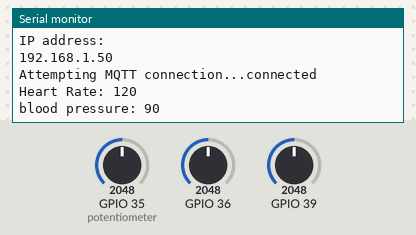
A sketch run on a simulated ESP32. Shown: the last lines printed to the serial monitor. Inputs (shaded band) come from the test bench; at power-on: GPIO 36 = 2048, GPIO 39 = 2048, GPIO 35 (potentiometer) = 2048. WiFi joins after 1.5 s; servers stay silent unless stated; no MQTT or app messages arrive unless stated.

Above: at 2.7 s.
2.8 s: GPIO 36 set to 2866
At 12.5 s:
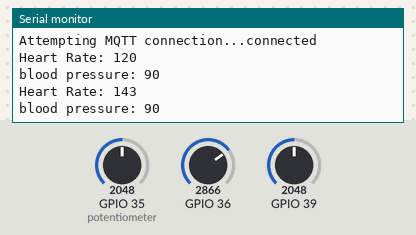
12.8 s: GPIO 39 set to 2866
At 22.5 s:
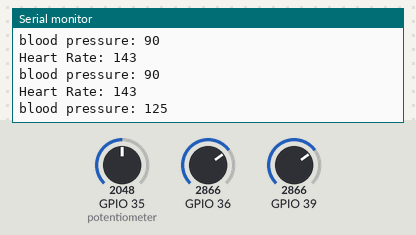
22.8 s: GPIO 36 set to 3603
At 31.9 s:
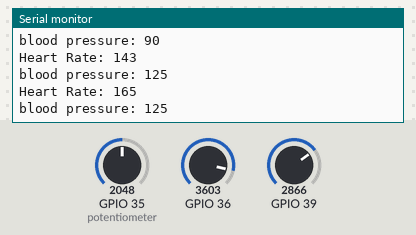
32.8 s: GPIO 39 set to 3603
At 42.0 s:
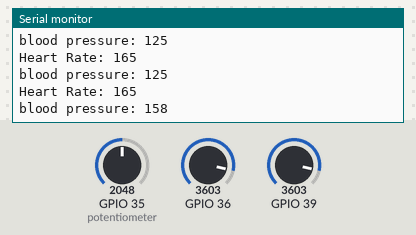
Timing chart, 0 to 43.5 s (numbered marks = the images above; inputs shaded):
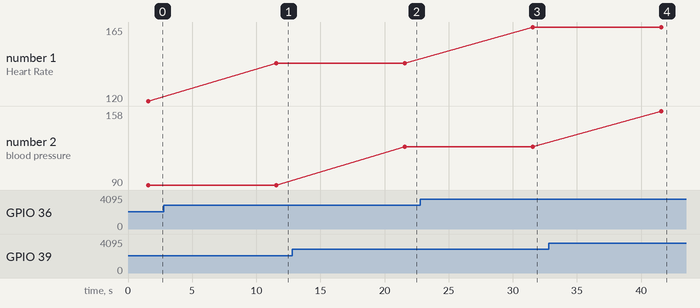

Measured:
- after the input at 2.8 s, the serial monitor: prints a new line after 8.8 s (image 1)
- after the input at 12.8 s, the serial monitor: prints a new line after 8.8 s (image 2)
- after the input at 22.8 s, the serial monitor: prints a new line after 8.8 s (image 3)
- after the input at 32.8 s, the serial monitor: prints a new line after 8.8 s (image 4)
- plotted number 1: 120 → 143 after the input at 2.8 s, 143 → 165 after the input at 22.8 s
- plotted number 2: 90 → 125 after the input at 12.8 s, 125 → 158 after the input at 32.8 s

The sketch:

SENSORCODE.ino
```cpp
#include <WiFi.h>
#include "PubSubClient.h"

const char* ssid = "Wokwi-GUEST";
const char* password = "";
const char* mqtt_server = "3.96.64.144";
const int mqtt_port = 1883;
const char* mqtt_username = "";
const char* mqtt_password = "";
const char* mqtt_heart_topic = "heartsensor";
const char* mqtt_bp_topic = "bp";


WiFiClient espClient;
PubSubClient client(espClient);

float floatMap(float x, float in_min, float in_max, float out_min, float out_max) {
  return (x - in_min) * (out_max - out_min) / (in_max - in_min) + out_min;
}

void connectWiFi() {
  Serial.print("Connecting to ");
  Serial.println(ssid);
  WiFi.begin(ssid, password);
  while (WiFi.status() != WL_CONNECTED) {
    delay(500);
    Serial.print(".");
  }
  Serial.println("");
  Serial.println("WiFi connected");
  Serial.println("IP address: ");
  Serial.println(WiFi.localIP());
}

void reconnect() {
  while (!client.connected()) {
    Serial.print("Attempting MQTT connection...");
    if (client.connect("ESP32Client", mqtt_username, mqtt_password)) {
      Serial.println("connected");
    } else {
      Serial.print("failed, rc=");
      Serial.print(client.state());
      Serial.println(" try again in 5 seconds");
      delay(5000);
    }
  }
}

void setup() {
  Serial.begin(9600);
  connectWiFi();
  client.setServer(mqtt_server, mqtt_port);
}

void loop() {
  if (!client.connected()) {
    reconnect();
  }
  client.loop();

  int analogValue1 = analogRead(36);
  int analogValue2 = analogRead(39);
  int analogValue3 = analogRead(35); // Pin for the third potentiometer

  int heartRate = map(analogValue1, 0, 4095, 60, 180);
  float heartRateFloat = floatMap(analogValue1, 0, 4095, 60, 180);

  int bp = map(analogValue2, 0, 4095, 0, 180);
  float f_bp = floatMap(analogValue2, 0, 4095, 0, 180);


  Serial.print("Heart Rate: ");
  Serial.println(heartRate);
  Serial.print("blood pressure: ");
  Serial.println(bp);


  String heartMessage = String(heartRate);
  client.publish(mqtt_heart_topic, heartMessage.c_str());

  String oxygenMessage = String(bp);
  client.publish(mqtt_bp_topic, oxygenMessage.c_str());


  delay(10000);
}
```
